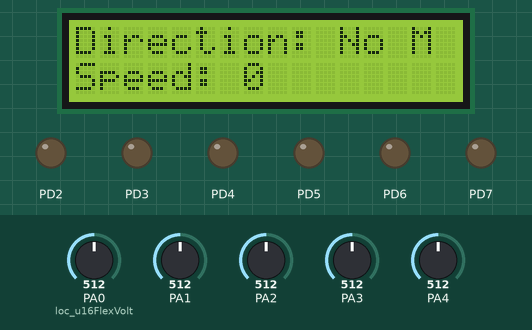
This program was run on a simulated ATmega32, built with avr-gcc and emulated at 16 MHz. On the bench: 16×2 character LCD, output pins drawn as LEDs (lit = HIGH). Wiring (inferred from the names in the program): character LCD (HD44780): RS PB1; R/W PB2; E PB3; data PB4, PB5, PB6, PB7. Inputs (shaded band) come from the test bench; at power-on: PA1 = 512, PA2 = 512, PA3 = 512, PA0 (loc_u16FlexVolt) = 512, PA4 = 512. Pins used as bus, display or sensor lines are not drawn; what the program prints to the serial monitor is not drawn.

Above: at 1.2 s.
1.3 s: PA1 set to 319
2.8 s: PA1 set to 287
At 4.3 s:
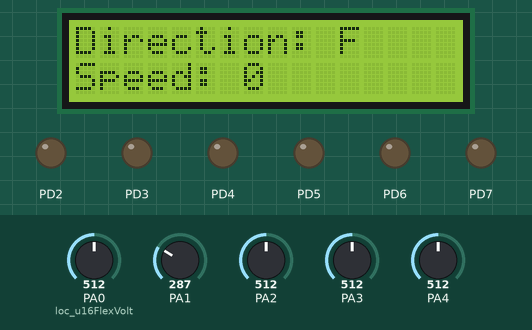
4.7 s: PA2 set to 322
6.5 s: PA2 set to 286
At 7.8 s:
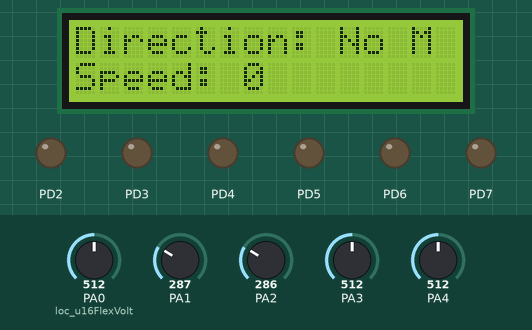
8.4 s: PA1 set to 306
At 10.0 s:
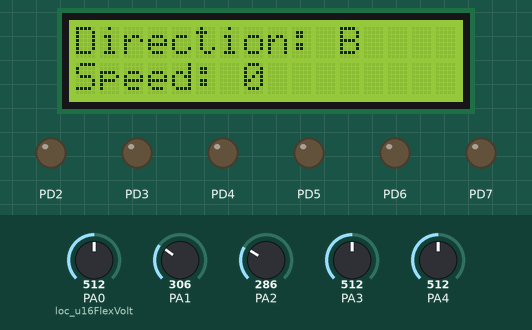
11.4 s: PA3 set to 312
13.0 s: PA3 set to 291
At 14.8 s:
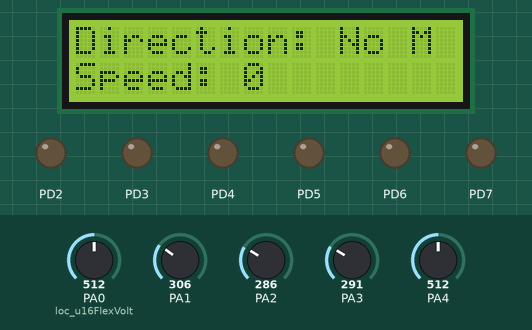
Timing chart, 0 to 16.3 s (numbered marks = the images above; inputs shaded):
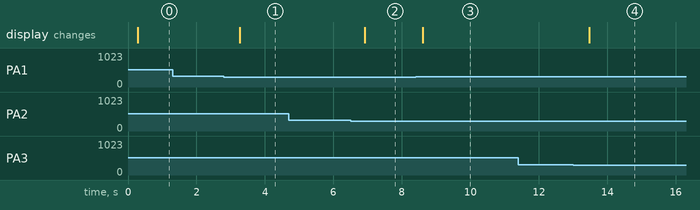

Measured:
- the behaviour switches between 305 and 304 on PA1 (found by bisection; images 0 and 1)
- the behaviour switches between 305 and 304 on PA2 (found by bisection; images 1 and 2)
- the behaviour switches between 305 and 304 on PA3 (found by bisection; images 3 and 4)
- after the input at 1.3 s, every drawn part: stays the same
- after the input at 2.8 s, the display: changes after 0.46 s (image 1)
- after the input at 4.7 s, every drawn part: stays the same
- after the input at 6.5 s, the display: changes after 0.42 s (image 2)
- after the input at 8.4 s, the display: changes after 0.21 s (image 3)
- after the input at 11.4 s, every drawn part: stays the same
- after the input at 13.0 s, the display: changes after 0.47 s (image 4)

The program:

main.c
```c
/*
 * module name:		 Hand_Module
 * file name :       Hand_Module.c
 * file description: this file contains Hand module app file
 * version: 		 v01
 * date:    		 3/15/2024 9:49:53 AM
 * author:  		 Salma Motaz
 */

	/* Microcontroller clock */

#include "clock.h"
#include <util/delay.h>

	/* library */

#include "std_types.h"
#include "bitmath.h"

	/* MCAL */

#include "dio_cfg.h"
#include "adc.h"
#include "uart.h"

	/* HAL */

#include "lcd.h"
#include "flex_sensor.h"

/* Code Speed Analog Flexible sensor & Motion Analog Flexible sensors */

int main(void)
{

	// Variable Initiation
	f32 loc_u8MotionState = 0;
	u8 loc_u8ChosenConvertorCounter = 0, loc_u8MotionDirection = 5, loc_u8Motionflag = 0,loc_u8SendCarState = 0;
	u8 arr_u8MotionChannel[4] = {DIO_ChannelA1,DIO_ChannelA2,DIO_ChannelA3,DIO_ChannelA4};

	MDIO_vidInit();		 //DIO Initiation

	UART_init();   	    //UART Initiation

   	HLCD_vidInit();		//LCD Initiation

   	STD_ADC_InitType loc_STDOption = {ADC_Vref_AREF, ADC_Prescaler128};		//ADC References voltage and Prescaler

   	HFlexSensor_vidInit(&loc_STDOption);	//Flexible Sensor Initiation

   	while (1)
   	{
		loc_u8Motionflag = STD_Low;		// set loc_u8Motionflag variable to low

		for(loc_u8ChosenConvertorCounter = 0; loc_u8ChosenConvertorCounter < 4; loc_u8ChosenConvertorCounter++)		// For loop to read 4 motion flex sensor
		{
			loc_u8MotionState = HFlexSensor_u16AnalogRead(arr_u8MotionChannel[loc_u8ChosenConvertorCounter]);		// Read Value of motion Flex Sensor

			if(loc_u8MotionState > 1180.0)			// if condition to check if flex sensor is bended
			{
				if(STD_High == loc_u8Motionflag)	// if condition to check if two or more flex sensor were bended
				{
					loc_u8Motionflag = STD_Low;
					loc_u8MotionDirection = 5;
					break;
				}
				else                               // else condition to select motion direction
				{
					loc_u8MotionDirection = loc_u8ChosenConvertorCounter;
					loc_u8Motionflag = STD_High;
				}
			}
			else if(STD_Low == loc_u8Motionflag) // else if condition if there no motion order
			{
				loc_u8MotionDirection = 5;
			}

		}

		HLCD_vidSetPosition(1,0);			// Select first line in LCD
		HLCD_vidSendString("Direction: ");	// Print 'Direction:' Word in LCD

		switch(loc_u8MotionDirection)
		{
			case 0 : { loc_u8SendCarState = 11; HLCD_vidSendChar('F'); break;}	// print F for forward motion order
			case 1 : { loc_u8SendCarState = 12; HLCD_vidSendChar('B'); break;}	// print B for backward motion order
			case 2 : { loc_u8SendCarState = 13; HLCD_vidSendChar('R'); break;}	// print R for right motion order
			case 3 : { loc_u8SendCarState = 14; HLCD_vidSendChar('L'); break;}	// print L for left motion order
			default: { loc_u8SendCarState = 15; HLCD_vidSendString("No M");}		// print No M for no motion order
		}


		loc_u8MotionState = HFlexSensor_u16AnalogRead(ADC_Channel0);			// Read Value of Speed Flex Sensor

		HLCD_vidSetPosition(2,0);			// Select Second line in LCD
		HLCD_vidSendString("Speed: ");		// Print 'Speed:' Word in LCD

		// if else if else condition  to select Speed
		if(loc_u8MotionState < 1100.0)			// if condition to See if there is no motion
		{
			HLCD_vidSendNumber(0);				// print 0 for no speed
			loc_u8SendCarState = (loc_u8SendCarState | 0x00);
		}
		else if(loc_u8MotionState < 1400.0)		// if condition to See if order of speed first level
		{
			HLCD_vidSendNumber(1);				// print 1 for first level of speed
			loc_u8SendCarState = (loc_u8SendCarState | 0x10);
		}
		else if(loc_u8MotionState < 1600.0)		// if condition to See if order of speed second level
		{
			HLCD_vidSendNumber(2);				// print 2 for second level of speed
			loc_u8SendCarState = (loc_u8SendCarState | 0x20);
		}
		else if(loc_u8MotionState < 1810.0)		// if condition to See if order of speed third level
		{
			HLCD_vidSendNumber(3);				// print 3 for third level of speed
			loc_u8SendCarState = (loc_u8SendCarState | 0x30);
		}
		else									// if condition to See if order of speed fourth level
		{
			HLCD_vidSendNumber(4);				// print 4 for fourth level of speed
			loc_u8SendCarState = (loc_u8SendCarState | 0x40);
		}

		UART_TxChar(loc_u8SendCarState);

		_delay_ms(200);
		HLCD_vidClearScreen();
   	}
   	return 0;
}
```

clock.h
```c
/*
 * module name: 	 clock
 * file name :       clock.h
 * file description: this file contains clock of micro-controller
 * version: 		 v01
 * date:    		 29/9/2023
 * author:  		 Salma Motaz
 */


#ifndef CLOCK_H_
#define CLOCK_H_


#define F_CPU	16000000UL
#include <util/delay.h>

#endif /* CLOCK_H_ */
```

lcd.h
```c
/*
 * module name: 	 LCD (Liquid Crystal Display)
 * file name :       lcd.h
 * file description: this file contains DIO prototype of function of this module
 * version: 		 v01
 * date:    		 29/9/2023
 * author:  		 Salma Motaz
 */


#ifndef LCD_H_
#define LCD_H_

/* library */
#include "clock.h"

/* MCAL */
#include "dio.h"

#define	LCD_RS			DIO_ChannelB1		/* Selecting LCD Register Select pin */
#define	LCD_RW			DIO_ChannelB2		/* Selecting LCD Read/write pin */
#define	LCD_E			DIO_ChannelB3		/* Selecting LCD Enable pin */

#define LCD_DataPort	DIO_PORTB			/* Define LCD data port direction */

void HLCD_vidInit();
void HLCD_vidSendCommend(u8 cpy_u8Commend);
void HLCD_vidSendChar (u8 cpy_u8Data);
void HLCD_vidSendString(s8* cpy_s8PTString);
void HLCD_vidSendNumber(s32 cpy_s32Number);
void HLCD_vidSendFloat(f64 cpy_f64Float);
void HLCD_vidSetPosition(u8 cp_u8Line, u8 cp_u8position);
void HLCD_vidCustomChar(u8 cpy_u8Location, s8 * cpy_s8PTMassaged);
void HLCD_vidClearScreen();


#endif /* LCD_H_ */
```

lcd.c
```c
/*
* module name: 		LCD (Liquid Crystal Display)
* file name :       lcd.c
* file description: this file contains DIO implementation of function of this module
* version: 			v01
* date:    			30/9/2023
* author:  			Salma Motaz
*/

#include "lcd.h"

void HLCD_vidInit()
{
	/* Clear Register Select Pin (Write Command) */
	MDIO_vidWriteChannel(LCD_RS,STD_Low);

	/* Select write in Read/Write pin */
	MDIO_vidWriteChannel(LCD_RW,STD_Low);

	/* Set Enable pin */
	MDIO_vidWriteChannel(LCD_E,STD_High);
	_delay_ms(20);

	/* Send initialization instruction for LCD */
	HLCD_vidSendCommend(0x33);

	/* Send for 4 bit initialization of LCD  */
	HLCD_vidSendCommend(0x32);

	/* Function set 4Bit 2Line 5X8 */
	HLCD_vidSendCommend(0x28);

	/* Entry mode shift to right */
	HLCD_vidSendCommend(0x06);

	/* Display on & cursor & blinking off */
	HLCD_vidSendCommend(0x0C);
}

void HLCD_vidSendCommend(u8 cpy_u8Commend)
{
	u8 loc_u8PortValue = STD_Low;

	MDIO_vidWriteChannel(LCD_RS,STD_Low);	/* Select write in Read/Write pin */

	/* Read port value */
	loc_u8PortValue = MDIO_u8ReadPort(LCD_DataPort);

	/* Set port value with upper nibble in command and maintain other port value */
	loc_u8PortValue =  (loc_u8PortValue & 0x0f) | (cpy_u8Commend & 0xf0);

	/* Set port value with command and maintain other port value */
	MDIO_vidWritePort(LCD_DataPort, loc_u8PortValue);

	/* Create enable trigger to send data */
	MDIO_vidWriteChannel(LCD_E,STD_Low);	/* Clear Enable pin */
	_delay_us(100);							/* wait 100 microsecond */
	MDIO_vidWriteChannel(LCD_E,STD_High);	/* Set Enable pin */
	_delay_ms(5);							/* Wait to send command */

	/* Read port value */
	loc_u8PortValue = MDIO_u8ReadPort(LCD_DataPort);

	/* Set port value with lower nibble in command and maintain other port value */
	loc_u8PortValue =  (loc_u8PortValue & 0x0f) | (cpy_u8Commend << 4);

	/* Set port value with command and maintain other port value */
	MDIO_vidWritePort(LCD_DataPort, loc_u8PortValue);

	/* Create enable trigger to send data */
	MDIO_vidWriteChannel(LCD_E,STD_Low);	/* Clear Enable pin */
	_delay_us(100);							/* wait 100 microsecond */
	MDIO_vidWriteChannel(LCD_E,STD_High);	/* Set Enable pin */
	_delay_ms(2);							/* Wait to send command */
}

void HLCD_vidSendChar (u8 cpy_u8Data)
{
	u8 loc_u8PortValue = STD_Low;
	MDIO_vidWriteChannel(LCD_RS,STD_High);	/* Select write in Read/Write pin */

	/* Read port value */
	loc_u8PortValue = MDIO_u8ReadPort(LCD_DataPort);

	/* Set port value with upper nibble bit in command and maintain other port value */
	loc_u8PortValue =  (loc_u8PortValue & 0x0f) | (cpy_u8Data & 0xf0);

	/* Set port value with command and maintain other port value */
	MDIO_vidWritePort(LCD_DataPort, loc_u8PortValue);

	/* Create enable trigger to send data */
	MDIO_vidWriteChannel(LCD_E,STD_Low);	/* Clear Enable pin */
	_delay_ms(1);							/* wait 1 millisecond */
	MDIO_vidWriteChannel(LCD_E,STD_High);	/* Set Enable pin */
	_delay_ms(5);							/* Wait to send command */

	/* Read port value */
	loc_u8PortValue = MDIO_u8ReadPort(LCD_DataPort);

	/* Set port value with lower nibble bit in command and maintain other port value */
	loc_u8PortValue =  (loc_u8PortValue & 0x0f) | (cpy_u8Data << 4);

	/* Set port value with command and maintain other port value */
	MDIO_vidWritePort(LCD_DataPort, loc_u8PortValue);

	/* Create enable trigger to send data */
	MDIO_vidWriteChannel(LCD_E,STD_Low);	/* Clear Enable pin */
	_delay_ms(1);							/* wait 1 millisecond */
	MDIO_vidWriteChannel(LCD_E,STD_High);	/* Set Enable pin */
	_delay_ms(2);							/* Wait to send command */
}

void HLCD_vidSendString(s8 * cpy_s8PTString)		/* Function to send string */
{
	u8 loc_u8Count = STD_Low;

	while(cpy_s8PTString [loc_u8Count] != '\0')		/* while loop to send string char by char*/
	{
		HLCD_vidSendChar(cpy_s8PTString[loc_u8Count]);
		loc_u8Count++;
	}
}

void HLCD_vidSendNumber(s32 cpy_s32Number)		// Function to send number to LCD
{
	u32 cpy_u32power = 1;
	s32 cpy_s32num = cpy_s32Number;
	if (cpy_s32Number == 0)						//if condition to check if number equal zero
	{
		HLCD_vidSendChar('0');					//print zero in LCD screen
		return;
	}
	if (cpy_s32Number < 0)						//if condition to check if number less than zero
	{
		HLCD_vidSendChar('-');					//print - in LCD screen if number is negative number
		cpy_s32Number *= -1;
	}
	cpy_s32num = cpy_s32Number;
	while(cpy_s32num)							// while loop to determined number of digits of number
	{
		cpy_s32num /= 10;
		cpy_u32power *= 10;
	}

	cpy_u32power/=10;

	while(cpy_u32power > 0)						    // while loop to check if power more than zero
	{
		cpy_s32num = cpy_s32Number/cpy_u32power;	// take last digit in number
		cpy_s32Number %=cpy_u32power;				// take reminder of digits in number without last digit
		cpy_u32power/=10;							// decrease power digit
		HLCD_vidSendChar(cpy_s32num +'0');			// print number in ascii
	}
}

void HLCD_vidSendFloat(f64 cpy_f64Float)			// Function to send float number to LCD
{
	u32 cpy_u32power = 1;
	s32 cpy_s32num = cpy_f64Float;
	s32 i =0;
	if (cpy_f64Float == 0)							// if condition to check if float number equal zero
	{
		HLCD_vidSendChar('0');						//print zero in LCD screen
		return;
	}
	if(cpy_f64Float > 0 && cpy_f64Float < 1)		// if condition to check if float number greater than zero and less than one
	{
		HLCD_vidSendChar('0');						//print zero in LCD screen
	}
	if (cpy_f64Float < 0)							// if condition to check if float number less than zero
	{
		HLCD_vidSendChar('-');						//print - in LCD screen if number is negative number
		if(cpy_f64Float > -1 && cpy_f64Float < 0)	// if condition to check if float number less than zero and less than negative one
		{
			HLCD_vidSendChar('0');					//print zero in LCD screen
		}
		cpy_f64Float *= -1;							//convert number to positive number
	}
	cpy_s32num = cpy_f64Float;
	while(cpy_s32num)								// while loop to determined number of whole number digits
	{
		cpy_s32num /= 10;
		i++;
		cpy_u32power *= 10;
	}
	s32 int_num  = cpy_f64Float*10000;
	cpy_u32power *= 1000;					    // increase power with number of accuracy needed after decimal point

	while(cpy_u32power > 0)						// while loop to check if power more than zero
	{
		cpy_s32num = int_num/cpy_u32power;		// take last digit in number
		int_num %= cpy_u32power;				// take reminder of digits in number without last digit
		cpy_u32power /=  10;					// decrease power digit

		if(i == 0)								// if condition to check location of decimal point
		{
			HLCD_vidSendChar('.');				// print point in LCD screen
		}
		i--;
		HLCD_vidSendChar(cpy_s32num +'0');		// print number in ascii
	}
}

void HLCD_vidSetPosition(u8 cp_u8Line, u8 cp_u8position)		// Function To select LCD line
{
	switch(cp_u8Line)
	{
		case 1: { HLCD_vidSendCommend(0x80 | (cp_u8position & 0x0F)); break; }	// Send Command to select 1 line in LCD screen
		case 2: { HLCD_vidSendCommend(0xC0 | (cp_u8position & 0x0F)); break; }	// Send Command to select 2 line in LCD screen
	}
}

void HLCD_vidCustomChar(u8 cpy_u8Location, s8*  cpy_s8PTMassaged)
{
	if(cpy_u8Location < 8)
	{
		HLCD_vidSendCommend(0x40 + (cpy_u8Location *8));	// Send Command to save Custom Char

		u8 loc_u8Count = 0;
		for(loc_u8Count = 0; loc_u8Count < 8; loc_u8Count++)
		{
			HLCD_vidSendChar(cpy_s8PTMassaged[loc_u8Count]);	// print Custom Char on LCD
		}
	}
}

void HLCD_vidClearScreen()
{
	HLCD_vidSendCommend(0x01);	// Send Command to clear screen
}
```

flex_sensor.h
```c
/*
 * module name: 	 flex_sensor (Flexible Sensor)
 * file name :       flex_sensor.h
 * file description: this file contains flexible sensor prototype of function of this module
 * version: 		 v01
 * date:    		 16/3/2024
 * author:  		 Salma Motaz
 */


#ifndef LM35_H_
#define LM35_H_

	/* Library */

#include "std_types.h"

	/* MCAL */
#include "dio.h"
#include "adc.h"

	/* HAL */
#include "flex_sensor_types.h"

void HFlexSensor_vidInit(STD_ADC_InitType * cpy_STDOption);
f32 HFlexSensor_u16AnalogRead(ENUM_ADC_ChannelTypes cpy_enumChannelType);
u8 HFlexSensor_u16DigitalRead(DIO_ChannelTypes cpy_enumChannelId);

#endif /* LM35_H_ */
```

flex_sensor_types.h
```c
/*
 * module name: 	 flex_sensor (Flexible Sensor)
 * file name :       flex_sensor_types.h
 * file description: this file contains flexible sensor data types needed for this module
 * version: 		 v01
 * date:    		 16/3/2024
 * author:  		 Salma Motaz
 */


#ifndef FLEX_SENSOR_TYPES_H_
#define FLEX_SENSOR_TYPES_H_

#define FLEX_SENSOR_VIN 5		/* Define sensor voltage value in volt */
#define Res_DIV_In_OHM  500		/* Define divider resistance value in ohm */
#define ADC_Resoluton 1023.0	/* Define ADC resolution value */


#endif /* FLEX_SENSOR_TYPES_H_ */
```

flex_sensor.c
```c
/*
 * module name: 	 flex_sensor (Flexible Sensor)
 * file name :       flex_sensor_types.c
 * file description: this file contains flexible sensor implementation of function of this module
 * version: 		 v01
 * date:    		 16/3/2024
 * author:  		 Salma Motaz
 */


#include "flex_sensor.h"

void HFlexSensor_vidInit(STD_ADC_InitType * cpy_STDOption)		//function to set ADC option
{
	MADC_vidInit(cpy_STDOption);
}

f32 HFlexSensor_u16AnalogRead(ENUM_ADC_ChannelTypes cpy_enumChannelType)		//function to read resistance value of the flexible sensor
{
	u16 loc_u16ADCValue = STD_Low;
	f32 loc_u16FlexVolt = STD_Low, loc_u16FlexRes = STD_Low;
	loc_u16ADCValue = MADC_u16Read(cpy_enumChannelType);						//read digital value of ADC for reading
	loc_u16FlexVolt = (loc_u16ADCValue * FLEX_SENSOR_VIN) / ADC_Resoluton;		//calculate voltage value of flexible sensor
	if(STD_Low == loc_u16FlexVolt)												//if flex sensor did not work return base resistance of flexible sensor
	{
		loc_u16FlexRes = 970;
	}
	else
	{
		loc_u16FlexRes = Res_DIV_In_OHM *(FLEX_SENSOR_VIN/loc_u16FlexVolt - 1);		//calculate resistance value
	}

	return loc_u16FlexRes;
}

u8 HFlexSensor_u16DigitalRead(DIO_ChannelTypes cpy_enumChannelId)		//function use in simulation only to read digital fleible sensor in simulation
{
	u8 loc_u16FlexState = STD_Low;
	loc_u16FlexState = MDIO_vidReadChannel(cpy_enumChannelId);
	return(loc_u16FlexState);
}
```

adc.h
```c
/*
 * module name: 	 ADC (Analog to digital converter)
 * file name :       adc.h
 * file description: this file contains ADC prototype of function of this module
 * version: 		 v01
 * date:    		 14/10/2023
 * author:  		 Salma Motaz
 */


#ifndef ADC_H_
#define ADC_H_

		/* library */
#include "std_types.h"

		/* MCAL */
#include "adc_reg.h"

void MADC_vidInit(STD_ADC_InitType * cpy_STDOption);
u16 MADC_u16Read(ENUM_ADC_ChannelTypes cpy_enumChannelType);

#endif /* ADC_H_ */
```

adc_reg.h
```c
/*
 * module name: 	 ADC (Analog to digital converter)
 * file name :       adc_reg.h
 * file description: this file contains ADC register
 * version: 		 v01
 * date:    		 14/10/2023
 * author:  		 Salma Motaz
 */


#ifndef ADC_REG_H_
#define ADC_REG_H_


#include "adc_types.h"

/* register definition*/

#define ADC_Registers (( volatile STD_ADC_Registers* ) 0x24 )

#endif /* ADC_REG_H_ */
```

adc_types.h
```c
/*
 * module name: 	 ADC (Analog to digital converter)
 * file name :       adc_types.h
 * file description: this file contains ADC data types needed for this module
 * version: 		 v01
 * date:    		 14/10/2023
 * author:  		 Salma Motaz
 */


#ifndef ADC_TYPES_H_
#define ADC_TYPES_H_

#include "std_types.h"

typedef enum				/* enum of Analog Channel name */
{
	ADC_Channel0 = 0,
	ADC_Channel1,
	ADC_Channel2,
	ADC_Channel3,
	ADC_Channel4,
	ADC_Channel5,
	ADC_Channel6,
	ADC_Channel7
}ENUM_ADC_ChannelTypes;

typedef enum              /* enum of prescaler of ADC */
{
	ADC_Prescaler2 = 1,
	ADC_Prescaler4,
	ADC_Prescaler8,
	ADC_Prescaler16,
	ADC_Prescaler32,
	ADC_Prescaler64,
	ADC_Prescaler128
}ENUM_ADC_PrescalerTypes;

typedef enum			/* enum of Reference voltage name */
{
	ADC_Vref_AREF = 0,
	ADC_Vref_AVCC,
	ADC_Vref_Reserved,
	ADC_Vref_Internal
}ENUM_ADC_VrefTypes;

typedef struct
{
	ENUM_ADC_VrefTypes STD_adcVrefType;
	ENUM_ADC_PrescalerTypes STD_adcClock;

}STD_ADC_InitType;

typedef struct
{
	u8 ADPS_Bits : 3;		/* ADC Prescaler Select Bits */
	u8 ADIE_Bit : 1;		/* ADC Interrupt Enable */
	u8 ADIF_Bit : 1;		/* ADC Interrupt Flag */
	u8 ADATE_Bit : 1;		/* auto trigger enable*/
	u8 ADSC_Bit : 1;		/* ADC Start Conversion */
	u8 ADEN_Bit : 1;		/* ADC Enable */
}STD_ADC_ADCSRA_Bits;

typedef union						/*Union contain u8 variable and structure to access bit field of same union */
{
	u8 AllRegister;
	STD_ADC_ADCSRA_Bits Bits;
}STD_ADC_ADCSRA_Register;

typedef struct									/*Structure with registers name*/
{
	u8 ADCL_REG;								/* ADC High register*/
	u8 ADCH_REG;								/* ADC LOW register*/
	STD_ADC_ADCSRA_Register ADC_ADCSRA_REG;		/* ADC control and status register*/
	u8 ADCMUX_REG;								/*ADC multiplexer selection register*/
}STD_ADC_Registers;

#endif /* ADC_TYPES_H_ */
```

Source omitted: adc.c (1512 bytes), dio.h (1048 bytes), dio_Types.h (1050 bytes), dio_cfg.h (445 bytes), dio_reg.h (1199 bytes), dio.c (5872 bytes), dio_cfg.c (2187 bytes), uart.h (233 bytes), uart_reg.h (1414 bytes), uart.c (2153 bytes), bitmath.h (599 bytes), std_types.h (981 bytes)
